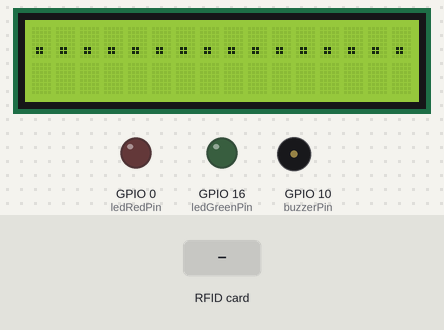
A sketch run on a simulated ESP8266 (NodeMCU). Parts: 16×2 character LCD, output pins drawn as LEDs (lit = HIGH), buzzer (waves = sounding, pin HIGH). The inputs (shaded band) are chosen by the test bench. WiFi joins after 1.5 s; servers stay silent unless stated; uploads are accepted with an empty reply; the local clock reads 2024-03-15 10:24:30 at power-on unless the sketch sets it; what the sketch prints to the serial monitor is not drawn.

Above: at 1.7 s.
At 4.1 s:
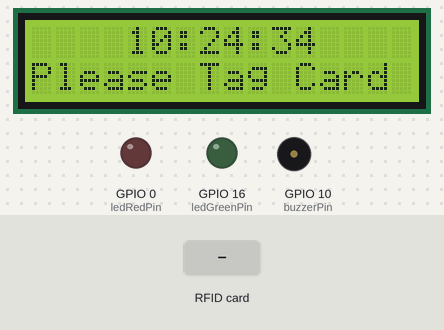
5.2 s: RFID card 5E 7A 19 C4 held to the reader
At 6.6 s:
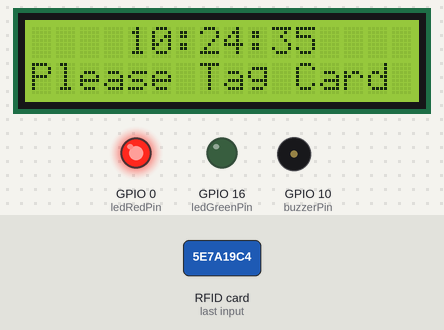
At 8.9 s:
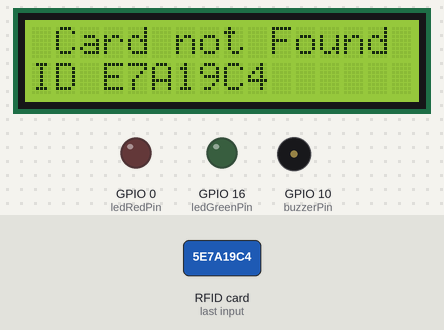
Timing chart, 0 to 10.4 s (numbered marks = the images above; inputs shaded):
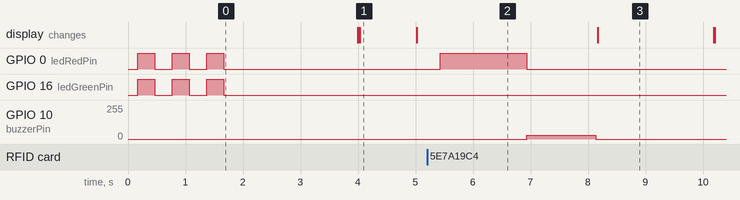

Measured:
- after the input at 5.2 s, GPIO 0 (ledRedPin): LOW → HIGH after 0.23 s, → LOW 1.5 s later; GPIO 10 (buzzerPin): 0/255 → 30/255 after 1.7 s, → 0/255 1.2 s later
- what the display in image 1 shows lasts 1.0 s, from 4.0 s to 5.0 s

The sketch:

Accesos-Arduino.ino
```cpp
/* ----------------------------------------------------------------------
   Pines seleccionados para el ESP8266 NodeMCU Amica V2
   Signal     Pin              Pin               Pin              Pin			Pin 		 Pin
            ESP8266          LCD I2C         MFRC522 board     	Buzzer	 led red	led verde
   -------------------------------------------------------------------------------------------------
   RST	      D4(GPIO02)                         RST
   SPI SS     D8(GPIO15)                         SDA
   SPI MOSI   D7(GPIO13)                         MOSI
   SPI MISO   D6(GPIO12)                         MISO
   SPI SCK    D5(GPIO14)                         SCK
   SDA        D2(GPIO04)      SDA
   SCL        D1(GPIO05)      SCL
   SD3        SD3(GPIO10)      									                  SD3
   D3         D3(GPIO0)      									 				                    D3
   D0         D0(GPIO16)			      									 				                    D0
   5V         VIN             VIN
   3.3V       3V3                                3.3V
   GND        GND             GND                GND             GND			GND			GND
*/

#include <time.h> // Libreria para la Hora
#include <Wire.h> // Libreria interna para escribir en el Display
#include <LiquidCrystal_I2C.h> //Libreria para manejo del modelo i2C con Display 16x2

#include <SPI.h> //Libreria para el menejo de PINES
#include <MFRC522.h> // Libreria para tarjeta RFID RC522
#include <ESP8266WiFi.h>  //Libreria propia para el ESP8266, manejo del wifi
#include <ESP8266HTTPClient.h> //Libreria propia para el ESP8266
#include <ArduinoJson.h> //Libreria para peticiones de json http


const char* ssid="HUAWEI-E156";
const char* password = "nta9hdde";
//const char* ssid="Troyawifi";
//const char* password = "pasionporlavida**";

//Tiempo
int timezone = 7;
char ntp_server1[30] = "3.south-america.pool.ntp.org";
char ntp_server2[30] = "1.south-america.pool.ntp.org";
char ntp_server3[30] = "0.south-america.pool.ntp.org";
int dst = 0;
bool displayTime = 0;

//PINES PARA RFID-RC522
#define SS_PINESP 15    // (D8) pin que se conecta con el pin SDA del RFID-RC522
#define RST_PINESP 2   // (D4) pin que se conecta con el pin RST del RFID-RC522

//Leds y buzzer
int ledRedPin = 0; // (D3) GPIO0
int ledGreenPin = 16; // (D1) GPIO16
int buzzerPin = 10; // (SD3) GPIO10


LiquidCrystal_I2C lcd(0x3F, 16, 2);  //Se inicializa objeto lcd
MFRC522 mfrc522(SS_PINESP, RST_PINESP);   // Crea instacia de MFRC522.


// Metodo de configuración
void setup() {
    Serial.println("Abrir Leds");
  pinMode(ledRedPin,OUTPUT);
  pinMode(ledGreenPin,OUTPUT);
  pinMode(buzzerPin,OUTPUT);
  Serial.begin(9600);// Inicializa la comunicación serial del puerto local.
  SPI.begin();      // Inicia el bus SPI.
  mfrc522.PCD_Init();   // Inicializa MFRC522

  lcd.begin();
  lcd.backlight();
  lcd.clear();
  lcd.print("................");

  Serial.println();

  // Se realiza la conexión a la red WiFi
  Serial.println("Llamada al metodo de wifi");
  ConectarWiFi();
  //Tiempo
    delay(1000);
  configTime(timezone * 3600, dst, ntp_server1, ntp_server2, ntp_server3);
  delay(1000);
    lcd.clear();
  DisplayWAiT_CARD();
}

// Este metodo es el que se ejecuta siempre
void loop() {
//Tiempo-- Hora en LCD
   time_t now = time(nullptr);
  struct tm* newtime = localtime(&now);

  if (displayTime == 0) {

    if (!time(nullptr)) {
      lcd.setCursor(0, 0);
      lcd.print("    WELCOME     ");
    }
    else
    {
      lcd.setCursor(4, 0);
      if ((newtime->tm_hour) < 10)lcd.print("0");
      lcd.print(newtime->tm_hour);
      lcd.print(":");

      lcd.setCursor(7, 0);
      if ((newtime->tm_min) < 10)lcd.print("0");
      lcd.print(newtime->tm_min);
      lcd.print(":");

      lcd.setCursor(10, 0);
      if ((newtime->tm_sec) < 10)lcd.print("0");
      lcd.print(newtime->tm_sec);
    }
  }
  //Tiempo-- Hora en LCD

  //Codigo que verifica que siempre exista la conexión a Internet, para asegurar la estabilidad del servicio.
  if (WiFi.status() == WL_CONNECTED) {
    // Buscar tag rfid nuevo
    if (!mfrc522.PICC_IsNewCardPresent()) {
      return;
    }
    // Selecciona uno de los tags
    if (!mfrc522.PICC_ReadCardSerial()) {
      return;
    }
    // Se procede a realizar la lectura del RFID
    readRFID();
  } else {
    Serial.println("Se perdió la conexión");
    digitalWrite(ledGreenPin, HIGH);
    delay(200);
    digitalWrite(ledGreenPin, LOW);
    delay(200);

    digitalWrite(ledRedPin, HIGH);
    delay(200);
    digitalWrite(ledRedPin, LOW);
    delay(200);
  }
}

// Método para conectarse a una red WiFi
void ConectarWiFi() {
  Serial.println("Conectandose a la red WiFi");
    Serial.println( ssid );
    Serial.println();
  WiFi.begin(ssid,password);
   Serial.print("Connecting..");

  while (WiFi.status() != WL_CONNECTED) {
    Serial.println("Connecting...");
    digitalWrite(ledGreenPin, HIGH);
    digitalWrite(ledRedPin, HIGH);
    delay(300);
    digitalWrite(ledGreenPin, LOW);
    digitalWrite(ledRedPin, LOW);
    delay(300);
  }

  Serial.print("Conexión exitosa - IP: ");
  Serial.print(WiFi.localIP());
  Serial.println();
}

// Metodo que obtiene el UID de el tag que se esté leyendo
void readRFID() {

  // Mostrar el UID del tag
  Serial.println();
  Serial.print("UID tag: ");
  Serial.println();
  String content = "";
  byte letter;

  // Se lee letra por letra el UID qe devuelve el tag
  for (byte i = 0; i < mfrc522.uid.size; i++) {
   Serial.print(mfrc522.uid.uidByte[i] < 0x10 ? " 0" : " ");
   Serial.print(mfrc522.uid.uidByte[i], HEX);
   content.concat(String(mfrc522.uid.uidByte[i] < 0x10 ? " 0" : " "));
   content.concat(String(mfrc522.uid.uidByte[i], HEX));
  }

  // Se convierte todo a mayúscula
  content.toUpperCase();
  // Se quitan los espacios ej: XXBB67RR
  content.replace(" ", "");
  Serial.println();
  Serial.println(".");
  Serial.println(content.substring(1));


  String urlServicio = "http://192.168.8.100/AccesoRIF/public/verificarAcceso?tagid=" + content.substring(1);
  // Se hace la petición al servidor y se le envían todos los parámetros
  int resultado = requestServer(urlServicio);

  if (resultado == 1) {
    Serial.println("Acceso Autorizado");
    Serial.println("Entra...");


        digitalWrite(ledGreenPin, HIGH);
    delay(1500);
    digitalWrite(ledGreenPin, LOW);

      analogWrite(buzzerPin,20);
    delay(500);
    analogWrite(buzzerPin,0);
    Serial.println();

        lcd.clear(), lcd.setCursor(0, 0), lcd.print(" Bienvenido!"), lcd.setCursor(0, 1), lcd.print("                "), lcd.setCursor(0, 1), lcd.print("ID ");
    lcd.print(content.substring(1));
    delay(2600);
    DisplayWAiT_CARD();

  } else if ( (resultado == 2)){
    Serial.println("Acceso Autorizado");
    Serial.println("Sale...");


        digitalWrite(ledGreenPin, HIGH);
    delay(1500);
    digitalWrite(ledGreenPin, LOW);

      analogWrite(buzzerPin,20);
    delay(500);
    analogWrite(buzzerPin,0);
    Serial.println();

        lcd.clear(), lcd.setCursor(0, 0), lcd.print(" Adios!"), lcd.setCursor(0, 1), lcd.print("                "), lcd.setCursor(0, 1), lcd.print("ID ");
    lcd.print(content.substring(1));
    delay(2600);
    DisplayWAiT_CARD();

  } else if ( (resultado == 0)) {
    Serial.println("Acceso denegado");
    digitalWrite(ledRedPin, HIGH);
    delay(1500);
    digitalWrite(ledRedPin, LOW);
         analogWrite(buzzerPin,30);
    delay(1200);
    analogWrite(buzzerPin,0);

    lcd.setCursor(0, 0), lcd.print(" Card not Found"), lcd.setCursor(0, 1), lcd.print("                "), lcd.setCursor(0, 1), lcd.print("ID ");
    lcd.print(content.substring(1));
    delay(2000);
    DisplayWAiT_CARD();

  }  else if ( (resultado == 3)) {
    Serial.println("Acceso denegado");
    digitalWrite(ledRedPin, HIGH);
    delay(1500);
    digitalWrite(ledRedPin, LOW);
         analogWrite(buzzerPin,30);
    delay(1200);
    analogWrite(buzzerPin,0);

    lcd.setCursor(0, 0), lcd.print(" Acceso denegado"), lcd.setCursor(0, 1), lcd.print("                "), lcd.setCursor(0, 1), lcd.print("ID ");
    lcd.print(content.substring(1));
    delay(2000);
    DisplayWAiT_CARD();

  }
  else {
    Serial.println("Problema de conexion al Servidor");
  }
}

// Se encarga de realizar la petición WEB al servidor
int requestServer(String url) {
  HTTPClient http;
  http.begin(url);

  // Si la petición es exitosa
  if (http.GET() == 200) {
    const size_t bufferSize = JSON_OBJECT_SIZE(1) + 38;
    DynamicJsonBuffer jsonBuffer(bufferSize);
    JsonObject& json = jsonBuffer.parseObject(http.getString());
    Serial.println(http.getString());
    String res = json["success"];
    return res.toInt();
  } else {
    Serial.println(http.getString());
  }
  return 404;
}

// -------------------------------------------

void DisplayWAiT_CARD()
{
  lcd.clear();
  lcd.setCursor(0, 1);
  lcd.print("Please Tag Card");
}

// -------------------------------------------
```
